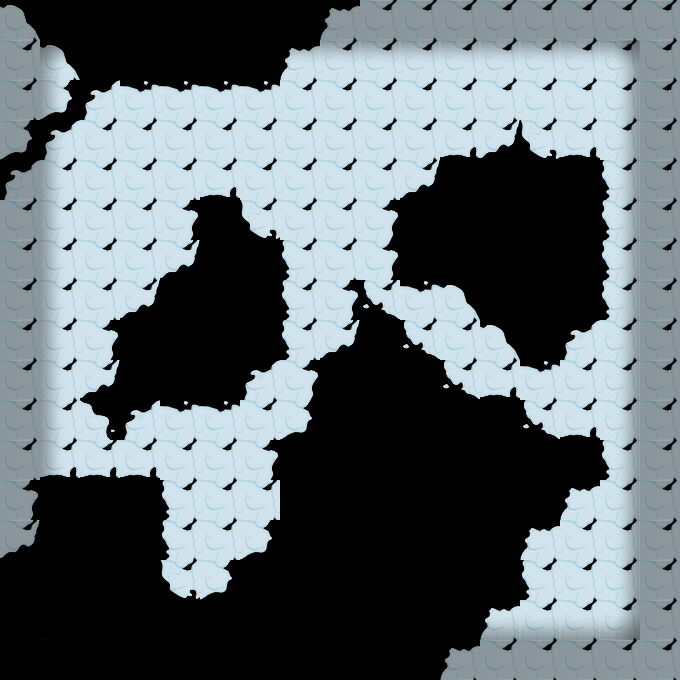

A level layout from a 2D game, rendered from its tile map. Below: a short description, then the map file with tile-grid data replaced by summaries:
An orthogonal 17x17 tile map with 40x40 px tiles, 2 tile layers (块层 1, 块层 2).

<map version="1.0" orientation="orthogonal" width="17" height="17" tilewidth="40" tileheight="40">
 <tileset firstgid="1" name="bcmap_skin" tilewidth="40" tileheight="40">
  <image source="bcmap_skin.png" width="200" height="280" />
 </tileset>
 <layer name="块层 1" width="17" height="17">
  <data>[289 cells, 176 non-empty, 19 distinct tile ids]</data>
 </layer>
 <layer name="块层 2" width="17" height="17">
  <data>[289 cells, 120 non-empty, 9 distinct tile ids]</data>
 </layer>
</map>
